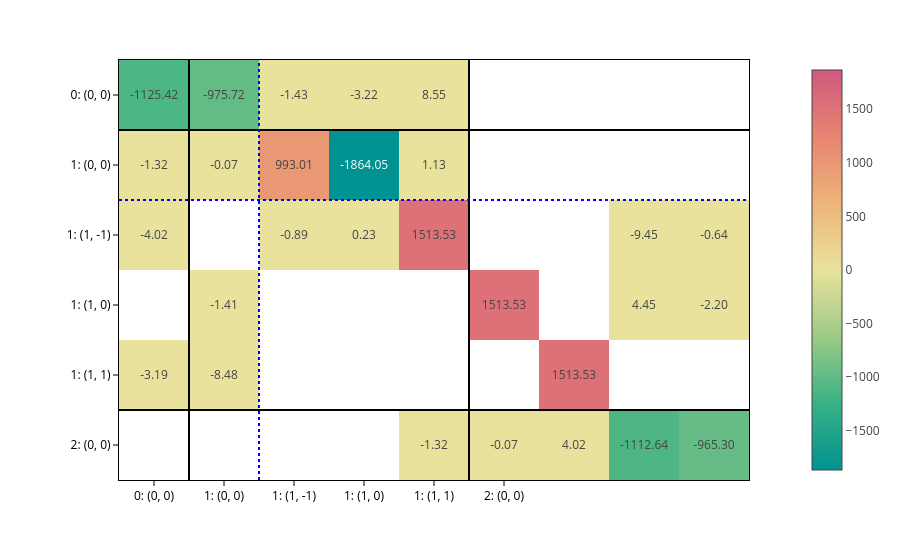
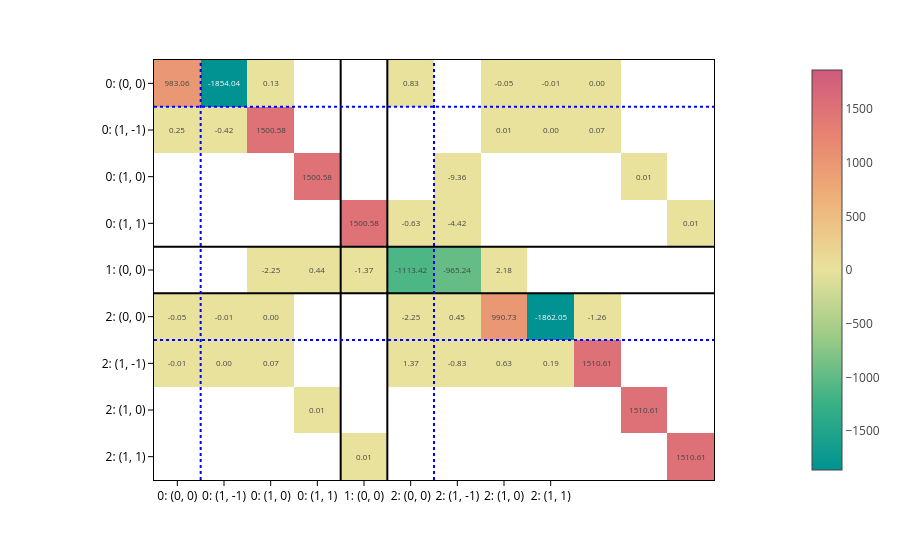

Notebook cell for these charts, in order:
### Markdown cell above
You can of course plot the predicted matrices:

### Code cell
matrices_rot = processor.matrix_from_data(data_rot, predictions=out_rot)

for config, matrix in zip(configs_rot, matrices_rot):
    plot_basis_matrix(
        matrix*1e5,
        config,
        point_lines={"color": "black"},
        basis_lines={"color": "blue"},
        colorscale="temps",
        text=".2f",
        basis_labels=True,
    ).show()

### Figure 1 — Plotly figure (JSON) as saved in the notebook; plotly's stock layout.template omitted (floating-point values rounded to 4 significant figures)
{"data": [{"coloraxis": "coloraxis", "hovertemplate": "x: %{x}<br>y: %{y}<br>color: %{z}<extra></extra>", "name": "0", "texttemplate": "%{z:.2f}", "type": "heatmap", "xaxis": "x", "yaxis": "y", "z": [[-1125.0, -975.7, -1.432, -3.222, 8.553, NaN, NaN, NaN, NaN], [-1.317, -0.06747, 993.0, -1864.0, 1.13, NaN, NaN, NaN, NaN], [-4.02, NaN, -0.8855, 0.2324, 1514.0, NaN, NaN, -9.452, -0.6408], [NaN, -1.405, NaN, NaN, NaN, 1514.0, NaN, 4.451, -2.201], [-3.19, -8.482, NaN, NaN, NaN, NaN, 1514.0, NaN, NaN], [NaN, NaN, NaN, NaN, -1.319, -0.07224, 4.017, -1113.0, -965.3]]}], "layout": {"coloraxis": {"cmid": 0, "colorscale": [[0, "rgb(0, 147, 146)"], [0.1667, "rgb(57, 177, 133)"], [0.3333, "rgb(156, 203, 134)"], [0.5, "rgb(233, 226, 156)"], [0.6667, "rgb(238, 180, 121)"], [0.8333, "rgb(232, 132, 113)"], [1, "rgb(207, 89, 126)"]]}, "margin": {"t": 60}, "shapes": [{"line": {"color": "black"}, "type": "line", "x0": 0, "x1": 1, "xref": "x domain", "y0": 0.5, "y1": 0.5, "yref": "y"}, {"line": {"color": "black"}, "type": "line", "x0": 0.5, "x1": 0.5, "xref": "x", "y0": 0, "y1": 1, "yref": "y domain"}, {"line": {"color": "black"}, "type": "line", "x0": 0, "x1": 1, "xref": "x domain", "y0": 4.5, "y1": 4.5, "yref": "y"}, {"line": {"color": "black"}, "type": "line", "x0": 4.5, "x1": 4.5, "xref": "x", "y0": 0, "y1": 1, "yref": "y domain"}, {"line": {"color": "blue", "dash": "dot"}, "type": "line", "x0": 0, "x1": 1, "xref": "x domain", "y0": 1.5, "y1": 1.5, "yref": "y"}, {"line": {"color": "blue", "dash": "dot"}, "type": "line", "x0": 1.5, "x1": 1.5, "xref": "x", "y0": 0, "y1": 1, "yref": "y domain"}], "xaxis": {"anchor": "y", "constrain": "domain", "domain": [0, 1], "scaleanchor": "y", "ticktext": ["0: (0, 0)", "1: (0, 0)", "1: (1, -1)", "1: (1, 0)", "1: (1, 1)", "2: (0, 0)"], "tickvals": [0, 1, 2, 3, 4, 5]}, "yaxis": {"anchor": "x", "autorange": "reversed", "constrain": "domain", "domain": [0, 1], "ticktext": ["0: (0, 0)", "1: (0, 0)", "1: (1, -1)", "1: (1, 0)", "1: (1, 1)", "2: (0, 0)"], "tickvals": [0, 1, 2, 3, 4, 5]}}}

### Figure 2 — Plotly figure (JSON) as saved in the notebook; plotly's stock layout.template omitted (floating-point values rounded to 4 significant figures)
{"data": [{"coloraxis": "coloraxis", "hovertemplate": "x: %{x}<br>y: %{y}<br>color: %{z}<extra></extra>", "name": "0", "texttemplate": "%{z:.2f}", "type": "heatmap", "xaxis": "x", "yaxis": "y", "z": [[983.1, -1854.0, 0.126, NaN, NaN, 0.8338, NaN, -0.05428, -0.007754, -0.001912, NaN, NaN], [0.2506, -0.4186, 1501.0, NaN, NaN, NaN, NaN, 0.006018, -0.002193, 0.07431, NaN, NaN], [NaN, NaN, NaN, 1501.0, NaN, NaN, -9.364, NaN, NaN, NaN, 0.01283, NaN], [NaN, NaN, NaN, NaN, 1501.0, -0.6323, -4.416, NaN, NaN, NaN, NaN, 0.01283], [NaN, NaN, -2.248, 0.445, -1.372, -1113.0, -965.2, 2.184, NaN, NaN, NaN, NaN], [-0.05458, -0.007802, 0.001919, NaN, NaN, -2.248, 0.4485, 990.7, -1862.0, -1.259, NaN, NaN], [-0.006058, 0.002196, 0.07472, NaN, NaN, 1.366, -0.8284, 0.6309, 0.1942, 1511.0, NaN, NaN], [NaN, NaN, NaN, 0.01291, NaN, NaN, NaN, NaN, NaN, NaN, 1511.0, NaN], [NaN, NaN, NaN, NaN, 0.01291, NaN, NaN, NaN, NaN, NaN, NaN, 1511.0]]}], "layout": {"coloraxis": {"cmid": 0, "colorscale": [[0, "rgb(0, 147, 146)"], [0.1667, "rgb(57, 177, 133)"], [0.3333, "rgb(156, 203, 134)"], [0.5, "rgb(233, 226, 156)"], [0.6667, "rgb(238, 180, 121)"], [0.8333, "rgb(232, 132, 113)"], [1, "rgb(207, 89, 126)"]]}, "margin": {"t": 60}, "shapes": [{"line": {"color": "black"}, "type": "line", "x0": 0, "x1": 1, "xref": "x domain", "y0": 3.5, "y1": 3.5, "yref": "y"}, {"line": {"color": "black"}, "type": "line", "x0": 3.5, "x1": 3.5, "xref": "x", "y0": 0, "y1": 1, "yref": "y domain"}, {"line": {"color": "black"}, "type": "line", "x0": 0, "x1": 1, "xref": "x domain", "y0": 4.5, "y1": 4.5, "yref": "y"}, {"line": {"color": "black"}, "type": "line", "x0": 4.5, "x1": 4.5, "xref": "x", "y0": 0, "y1": 1, "yref": "y domain"}, {"line": {"color": "blue", "dash": "dot"}, "type": "line", "x0": 0, "x1": 1, "xref": "x domain", "y0": 0.5, "y1": 0.5, "yref": "y"}, {"line": {"color": "blue", "dash": "dot"}, "type": "line", "x0": 0.5, "x1": 0.5, "xref": "x", "y0": 0, "y1": 1, "yref": "y domain"}, {"line": {"color": "blue", "dash": "dot"}, "type": "line", "x0": 0, "x1": 1, "xref": "x domain", "y0": 5.5, "y1": 5.5, "yref": "y"}, {"line": {"color": "blue", "dash": "dot"}, "type": "line", "x0": 5.5, "x1": 5.5, "xref": "x", "y0": 0, "y1": 1, "yref": "y domain"}], "xaxis": {"anchor": "y", "constrain": "domain", "domain": [0, 1], "scaleanchor": "y", "ticktext": ["0: (0, 0)", "0: (1, -1)", "0: (1, 0)", "0: (1, 1)", "1: (0, 0)", "2: (0, 0)", "2: (1, -1)", "2: (1, 0)", "2: (1, 1)"], "tickvals": [0, 1, 2, 3, 4, 5, 6, 7, 8]}, "yaxis": {"anchor": "x", "autorange": "reversed", "constrain": "domain", "domain": [0, 1], "ticktext": ["0: (0, 0)", "0: (1, -1)", "0: (1, 0)", "0: (1, 1)", "1: (0, 0)", "2: (0, 0)", "2: (1, -1)", "2: (1, 0)", "2: (1, 1)"], "tickvals": [0, 1, 2, 3, 4, 5, 6, 7, 8]}}}
